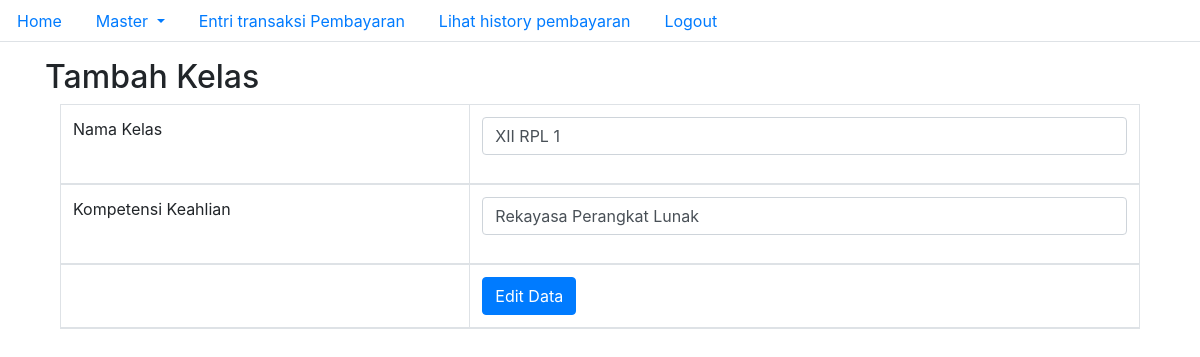
Page /dashboard/editKelas.php?id_kelas=1 (signed in) on the committed database.
### tables this page shows
CREATE TABLE `tb_kelas` (
  `id_kelas` int(11) NOT NULL,
  `nama_kelas` varchar(10) NOT NULL,
  `kompetensi_keahlian` varchar(50) NOT NULL
);

### configuration.php (called while the page is built, shortened)
<?php
class config
{
    private $server     = "localhost";
    private $user       = "root";
    private $pass       = "";
    private $database   = "ukk";
    protected function connect_database()
    {
        $this->db = new mysqli($this->server, $this->user, $this->pass, $this->database);
    }
}

### functions.php (called while the page is built, shortened)
<?php
require_once __DIR__ . "/configuration.php";
class fungsi extends config
{
    public function tampil($query)
    {
        $sql = $this->db->query($query);
        $arr = array();
        while ($row = $sql->fetch_assoc()) {
            $arr[] = $row;
        }
        return $arr;
    }
}
$init = new fungsi();

### dashboard/editKelas.php (the view, shortened to what this page needs)
<?php
require_once __DIR__ . "/template/navbar.php";
if (isset($_GET['id_kelas'])) {
    $id = abs(intval($_GET['id_kelas']));
    $hitung = $init->hitung("SELECT * FROM tb_kelas WHERE id_kelas = '$id'");
    if ($hitung > 0) {
        $sql = $init->tampil("SELECT * FROM tb_kelas WHERE id_kelas = '$id'")[0];
    } else {
        echo "<script>alert('Parameter tidak valid')</script>";
        echo "<script>document.location='kelas.php'</script>";
        exit;
    }
} else {
    echo "<script>alert('Parameter tidak valid')</script>";
    echo "<script>document.location='kelas.php'</script>";
    exit;
}
?>
<!DOCTYPE html>
<html lang="en">
<head>
</head>
<body>
    <div class="container">
        <div class="row">
            <div class="col-12 col-lg-12 mt-3">
                <h2>Tambah Kelas</h2>
            </div>
        </div>
        <div class="col-12 col-lg-12">
            <table class="table table-bordered">
                <form action="" method="POST">
                    <thead>
                        <tr>
                            <td>Nama Kelas</td>
                            <td>
                                <div class="form-group">
                                    <input type="text" name="nama_kelas" autocomplete="off" class="form-control" value="<?= $sql['nama_kelas']; ?>">
                                </div>
                            </td>
                        </tr>
                        <tr>
                            <td>Kompetensi Keahlian</td>
                            <td>
                                <div class="form-group">
                                    <input type="text" name="kompetensi_keahlian" autocomplete="off" class="form-control" value="<?= $sql['kompetensi_keahlian']; ?>">
                                </div>
                            </td>
                        </tr>
                        <tr>
                            <td></td>
                            <td>
                                <button type="submit" name="submit" class="btn btn-primary">Edit Data</button>
                            </td>
                        </tr>
                    </thead>
                </form>
            </table>
        </div>
    </div>
</body>
</html>
<?php
require_once __DIR__ . "/template/footer.php";
?>

### rows in the picture
tb_kelas: nama_kelas "XII RPL 1", kompetensi_keahlian "Rekayasa Perangkat Lunak"
